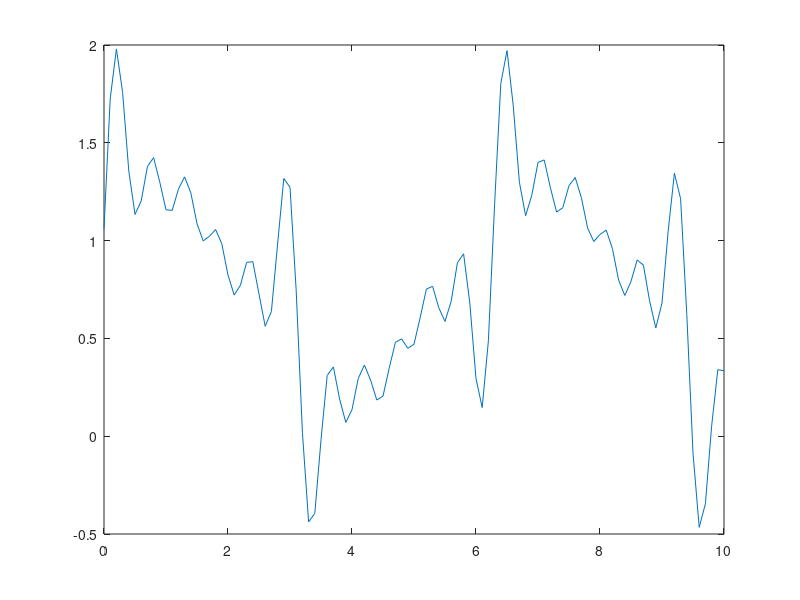

MATLAB code for this plot:
N = 11;
x = [0:0.1:10];
f = zeros(1,size(x,2));
for i = 1:2:N
  a = (1/pi)*(4/(pi*i^2))*(cos((pi*i/2)-1));
  b = (1/pi)*((4/(pi*i^2))*(sin(pi*i/2-1))-2/pi*(cos(pi*i)));
  f = f + a*cos(i*x)+ b*sin(i*x);
end
f = .75 + f;
plot(x,f)
